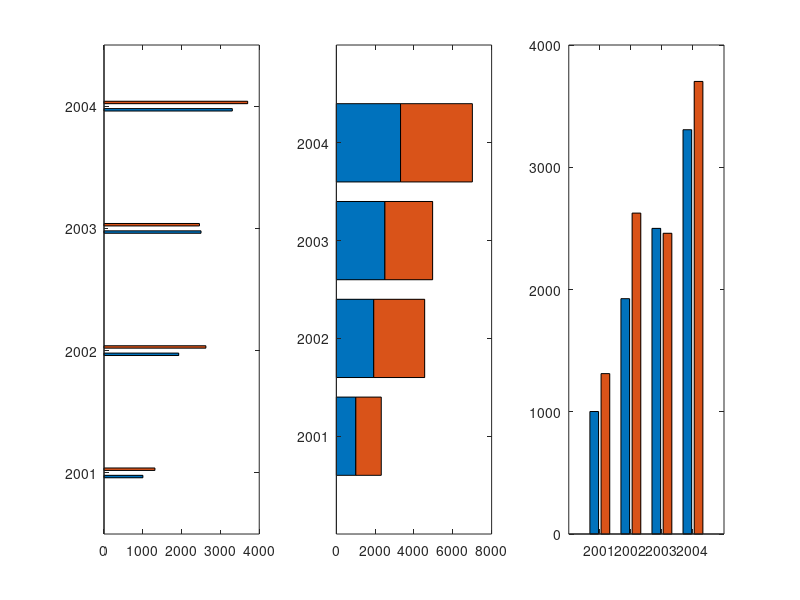
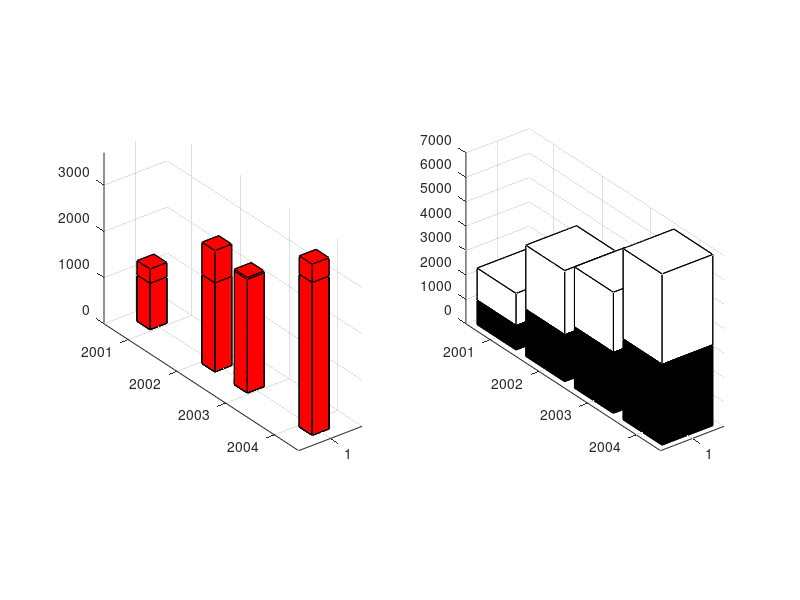

Here is the MATLAB script that generated these plots, in order:
v = [ [1002 1925 2500 3307]; [1312 2625 2460 3702] ]'; 
a =  2001:2004;
colormap(gray); 
subplot(1, 3, 1); barh(a, v, 0.2, 'grouped'); 
subplot(1, 3, 2); barh(a, v, 'stacked');
subplot(1, 3, 3); bar(a, v, 'grouped');
print -deps2 ex_bar.eps
subplot(1, 2, 1); bar3(a, v, 'grouped','r'); 
subplot(1, 2, 2); bar3(a, v, 'stacked');
print -deps2 ex_bar3.eps
